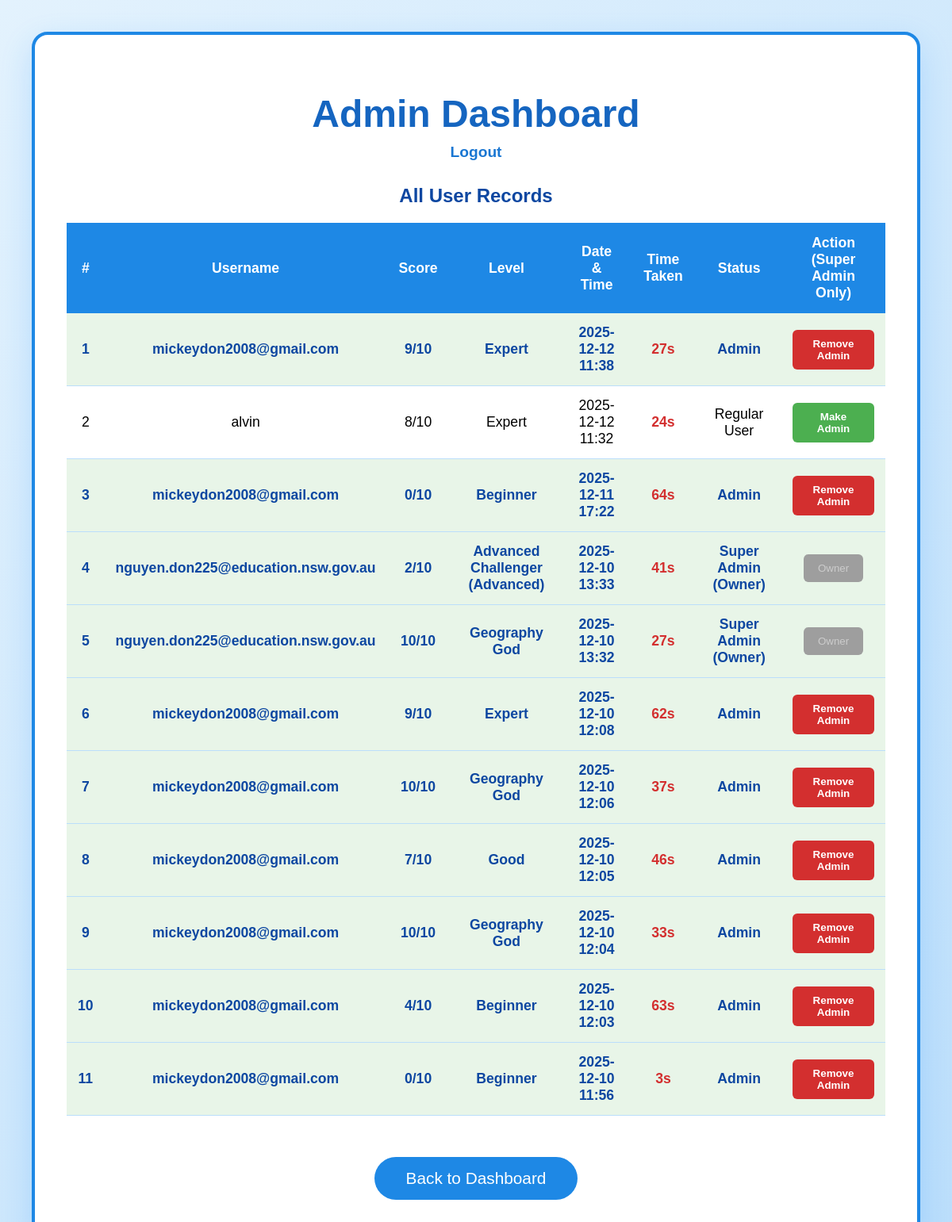
/super_admin_panel (signed in), run on the app's committed database.
### tables this page shows
CREATE TABLE records (
                 id INTEGER PRIMARY KEY AUTOINCREMENT,
                 user_id INTEGER,
                 score INTEGER,
                 level TEXT,
                 timestamp TEXT,
                 time_taken INTEGER DEFAULT 0);

CREATE TABLE users (
                 id INTEGER PRIMARY KEY AUTOINCREMENT,
                 username TEXT UNIQUE NOT NULL,
                 password TEXT NOT NULL,
                 is_admin INTEGER DEFAULT 0,
                 last_login TEXT);

### app.py (the view)
@app.route('/super_admin_panel')
def super_admin_panel():
    if 'username' not in session:
        return redirect(url_for('login'))
    if not (session['username'] == 'nguyen.don225@education.nsw.gov.au' or session.get('is_admin')):
        flash("Access Denied")
        return redirect(url_for('user_home'))
    conn = sqlite3.connect('database.db')
    c = conn.cursor()
    c.execute("""SELECT r.id, u.username, r.score, r.level, r.timestamp, r.time_taken
                 FROM records r JOIN users u ON r.user_id = u.id
                 ORDER BY r.timestamp DESC""")
    records = c.fetchall()
    conn.close()
    return render_template('super_admin_panel.html', records=records, is_admin=is_user_admin)

### app.py (called while the page is built)
def is_user_admin(username):
    conn = sqlite3.connect('database.db')
    c = conn.cursor()
    c.execute("SELECT is_admin FROM users WHERE username = ?", (username,))
    result = c.fetchone()
    conn.close()
    return result and result[0] == 1

### templates/super_admin_panel.html (shortened to what this page needs)
<!DOCTYPE html>
<html>
<head>
   <link rel="stylesheet" href="{{ url_for('static', filename='styles.css') }}">
</head>
<body>
<div class="admin-container">
   <h1>Admin Dashboard</h1>
   <div class="logout">
       <a href="/logout">Logout</a>
   </div>
   <h2>All User Records</h2>
   <table>
       <tr>
           <th>#</th>
           <th>Username</th>
           <th>Score</th>
           <th>Level</th>
           <th>Date & Time</th>
           <th>Time Taken</th>
           <th>Status</th>
           <th>Action (Super Admin Only)</th>
       </tr>
       {% for record in records %}
       <tr {% if record[1] in ['nguyen.don225@education.nsw.gov.au', 'mickeydon2008@gmail.com'] %}class="highlight"{% endif %}>
           <td>{{ loop.index }}</td>
           <td>{{ record[1] }}</td>
           <td>{{ record[2] }}/10</td>
           <td>{{ record[3] }}</td>
           <td>{{ record[4] }}</td>
           <td class="time-taken">{{ record[5] }}s</td>
           <td>
               {% if record[1] == 'nguyen.don225@education.nsw.gov.au' %}
                   Super Admin (Owner)
               {% elif is_admin(record[1]) %}
                   Admin
               {% else %}
                   Regular User
               {% endif %}
           </td>
           <td>
               {% if session['username'] == 'nguyen.don225@education.nsw.gov.au' %}
                   {% if record[1] != 'nguyen.don225@education.nsw.gov.au' %}
                       {% if is_admin(record[1]) %}
                           <form method="post" action="/remove_admin/{{ record[1] }}" style="display:inline;">
                               <button type="submit" class="btn-remove">Remove Admin</button>
                           </form>
                       {% else %}
                           <form method="post" action="/make_admin/{{ record[1] }}" style="display:inline;">
                               <button type="submit" class="btn-make">Make Admin</button>
                           </form>
                       {% endif %}
                   {% else %}
                       <button class="btn-disabled" disabled>Owner</button>
                   {% endif %}
               {% else %}
                   <button class="btn-disabled" disabled>No Permission</button>
               {% endif %}
           </td>
       </tr>
       {% endfor %}
   </table>
   <br><br>
   <p style="text-align:center;">
       <a href="/userhome">
           <button style="padding:15px 40px; font-size:1.3em; background:#1e88e5; color:white; border:none; border-radius:50px; cursor:pointer;">
               Back to Dashboard
           </button>
       </a>
   </p>
</div>
</body>
</html>

### Static/styles.css (style rules this page uses)
body { font-family: Arial, sans-serif; background: #e3f2fd; margin: 0; padding: 20px; }
h1 { color: #1976d2; }
button { background: #1976d2; color: white; padding: 10px 20px; border: none; border-radius: 6px; cursor: pointer; }

### templates/super_admin_panel.html (style rules this page uses)
body { background: linear-gradient(135deg, #e3f2fd, #bbdefb); font-family: Arial, sans-serif; padding: 40px; }
.admin-container { max-width: 1350px; margin: 0 auto; background: white; border-radius: 20px; padding: 40px; box-shadow: 0 15px 40px rgba(30,144,255,0.2); border: 4px solid #1e88e5; }
h1 { text-align: center; color: #1565c0; font-size: 3em; margin-bottom: 10px; }
.logout { text-align: center; margin-bottom: 30px; }
.logout a { color: #1976d2; font-weight: bold; text-decoration: none; font-size: 1.2em; }
h2 { text-align: center; color: #0d47a1; margin: 30px 0 20px; }
table { width: 100%; border-collapse: collapse; margin-top: 20px; font-size: 1.1em; }
th { background: #1e88e5; color: white; padding: 15px; text-align: center; font-weight: bold; }
td { padding: 14px; text-align: center; border-bottom: 1px solid #bbdefb; }
tr:nth-child(even) { background-color: #f5fbff; }
.highlight { background-color: #e8f5e8 !important; font-weight: bold; color: #0d47a1; }
.time-taken { font-weight: bold; color: #d32f2f; }
.btn-make { background:#4caf50; color:white; padding:10px 18px; border:none; border-radius:6px; cursor:pointer; font-weight:bold; }
.btn-remove { background:#d32f2f; color:white; padding:10px 18px; border:none; border-radius:6px; cursor:pointer; font-weight:bold; }
.btn-disabled { background:#9e9e9e; color:#ccc; padding:10px 18px; border:none; border-radius:6px; cursor:not-allowed; }

### data on the page
records: username "mickeydon2008@gmail.com", score "9", level "Expert", timestamp "2025-12-12 11:38", time_taken "27", shows "Admin"
records: username "alvin", score "8", level "Expert", timestamp "2025-12-12 11:32", time_taken "24", shows "Regular User"
records: username "mickeydon2008@gmail.com", score "0", level "Beginner", timestamp "2025-12-11 17:22", time_taken "64", shows "Admin"
records: username "nguyen.don225@education.nsw.gov.au", score "2", level "Advanced Challenger (Advanced)", timestamp "2025-12-10 13:33", time_taken "41", shows "Super Admin (Owner)"
records: username "nguyen.don225@education.nsw.gov.au", score "10", level "Geography God", timestamp "2025-12-10 13:32", time_taken "27", shows "Super Admin (Owner)"
records: username "mickeydon2008@gmail.com", score "9", level "Expert", timestamp "2025-12-10 12:08", time_taken "62", shows "Admin"
records: username "mickeydon2008@gmail.com", score "10", level "Geography God", timestamp "2025-12-10 12:06", time_taken "37", shows "Admin"
records: username "mickeydon2008@gmail.com", score "7", level "Good", timestamp "2025-12-10 12:05", time_taken "46", shows "Admin"
records: username "mickeydon2008@gmail.com", score "10", level "Geography God", timestamp "2025-12-10 12:04", time_taken "33", shows "Admin"
records: username "mickeydon2008@gmail.com", score "4", level "Beginner", timestamp "2025-12-10 12:03", time_taken "63", shows "Admin"
records: username "mickeydon2008@gmail.com", score "0", level "Beginner", timestamp "2025-12-10 11:56", time_taken "3", shows "Admin"
